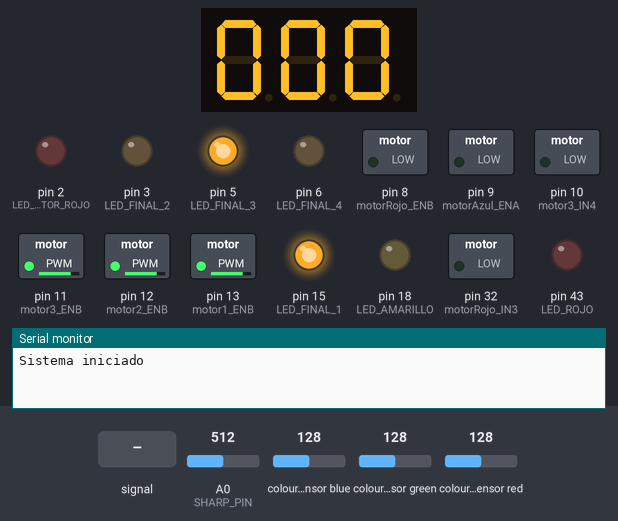
Bench run of a sketch on a simulated Arduino Mega 2560, built with avr-gcc and run on an emulated ATmega2560. On the bench: 3-digit seven-segment display, switched loads named in the sketch (green lamp = pin HIGH), output pins drawn as LEDs (lit = HIGH), the last lines printed to the serial monitor. Wiring (inferred from the names in the program): TCS3200 colour sensor: output pin 37; S2 pin 35; S3 pin 36; S0 pin 33; S1 pin 34; 3-digit 7-segment display, segments lit when HIGH: segments pin 28, pin 23, pin 29, pin 22, pin 25, pin 26, pin 24, pin 51, pin 52, pin 47, pin 53, pin 48, pin 50, pin 49, pin 65, pin 67, pin 62, pin 64, pin 63, pin 68, pin 66. Dashed ring = blinking. The test bench sets the inputs (shaded band); at power-on: colour sensor blue 128, colour sensor green 128, A0 (SHARP_PIN) = 512, colour sensor red 128. The segment pins are drawn as the display they are named for; pins used as bus, display or sensor lines are not drawn.

Above: at 1.2 s.
1.3 s: colour sensor blue set to 111
2.8 s: colour sensor blue set to 105
At 4.47 s:
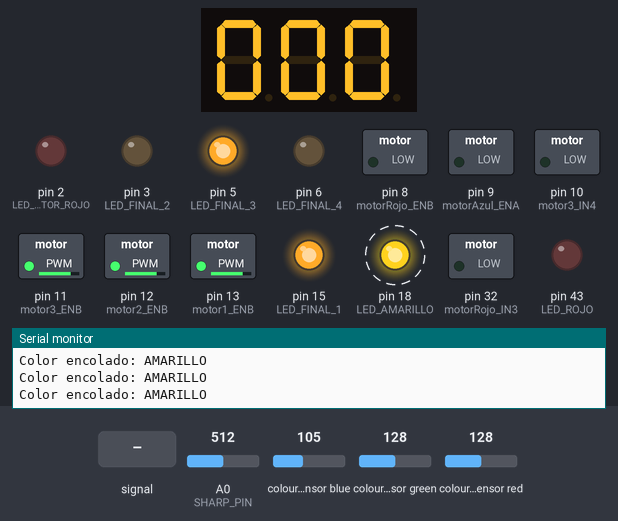
5.8 s: A0 (SHARP_PIN) fed a 1000 Hz sine of ±255 counts around its level
At 6.47 s:
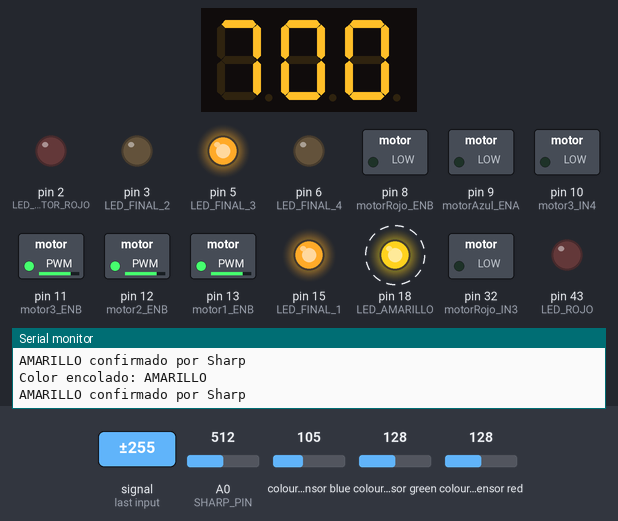
7.4 s: colour sensor blue set to 5
At 7.73 s:
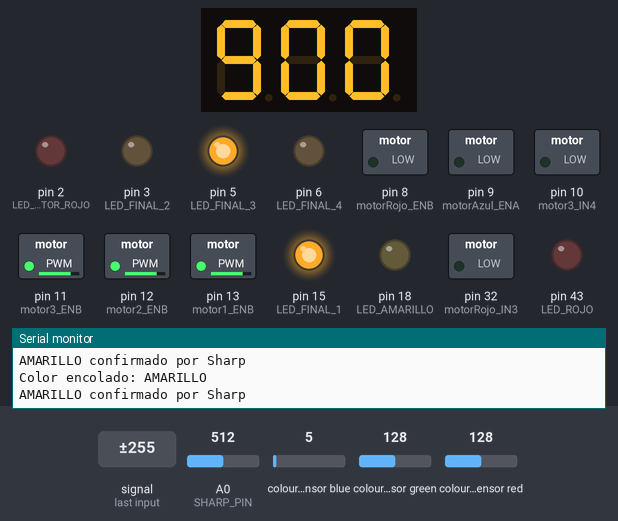
9.1 s: colour sensor green set to 5
At 10.77 s:
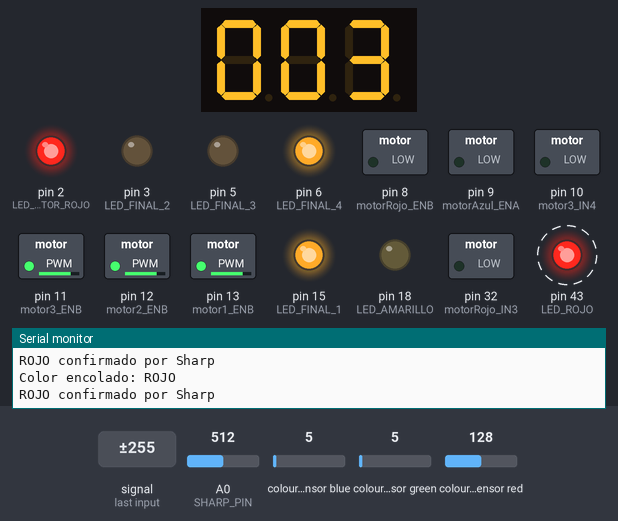
11.1 s: colour sensor green set to 64
At 11.5 s:
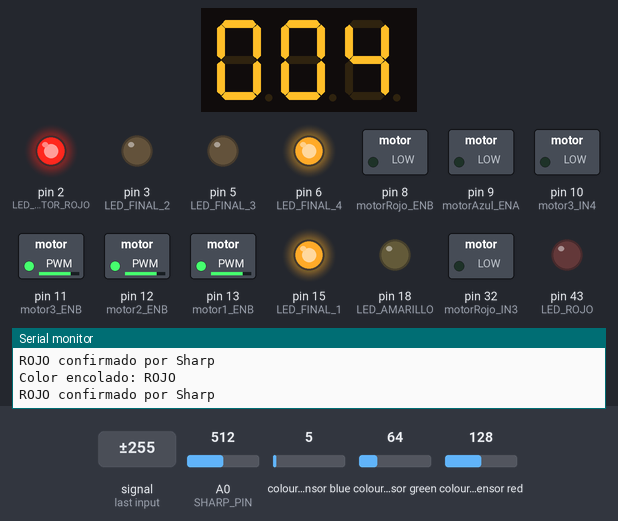
Timing chart, 0 to 13.6 s (numbered marks = the images above; inputs shaded):
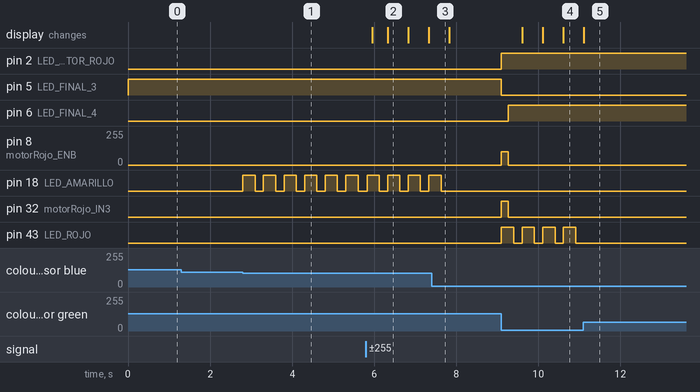

The sketch:

Conveyot_belt_color_sorter.ino
```cpp
// ============================================
// SISTEMA - DETECTA 3 COLORES
// CON 3 MOTORES + 2 DEFLECTORES (AZUL Y ROJO)
// VERSIÓN SIN FINALES DE CARRERA - POR TIEMPO
// SENSOR SHARP PARA CONFIRMAR LLEGADA
// ============================================

// --- DISPLAYS 7 SEGMENTOS ---
int pinesCentral[7]    = {28, 23, 29, 22, 25, 26, 24};
int pinesIzquierdo[7]  = {51, 52, 47, 53, 48, 50, 49};
int pinesDerecho[7]    = {65, 67, 62, 64, 63, 68, 66};

// --- MOTOR 1 (Banda principal) ---
const int motor1_IN3 = 30;
const int motor1_IN4 = 31;
const int motor1_ENB = 13;

// --- MOTOR 2 (Banda) ---
const int motor2_IN3 = 44;
const int motor2_IN4 = 45;
const int motor2_ENB = 12;

// --- MOTOR 3 (Banda) ---
const int motor3_IN3 = 46;
const int motor3_IN4 = 10;
const int motor3_ENB = 11;

// --- SENSOR COLOR ---
const int S0        = 33;
const int S1        = 34;
const int S2        = 35;
const int S3        = 36;
const int sensorOut = 37;

// --- SENSOR SHARP ---
const int SHARP_PIN    = A0;
// Si el sensor no detecta la última pieza, baja este valor (prueba 300 o 250)
const int SHARP_UMBRAL = 300;

// --- LEDS GENERALES ---
// LED_BANDA1(38), LED_BANDA2(39), LED_BANDA3(40) -> directo a 5V
// LED_D2(16), LED_SENSOR_COLOR, LED_SENSOR_INFRAROJO  -> directo a 5V
const int LED_AMARILLO = 18;
const int LED_AZUL     = 42;
const int LED_ROJO     = 43;

// --- LEDS INDICADORES DE MOTORREDUCTORES ---
const int LED_MOTOR_ROJO = 2;
const int LED_MOTOR_AZUL = 17;

// --- LEDS SIMULADOS DE FINALES DE CARRERA ---
const int LED_FINAL_1 = 15;  // Azul atras    -> enciende al completar retroceso
const int LED_FINAL_2 = 3;   // Azul adelante -> enciende al completar avance
const int LED_FINAL_3 = 5;   // Rojo atras    -> enciende al completar retroceso
const int LED_FINAL_4 = 6;   // Rojo adelante -> enciende al completar avance

// ============================================
// DEFLECTOR AZUL
// Pines 39 y 40 libres (antes LED_BANDA2/3)
// ============================================
const int motorAzul_ENA = 9;
const int motorAzul_IN1 = 40;
const int motorAzul_IN2 = 39;

bool activadoAzul = false;
int estadoDeflectorAzul = 0;
unsigned long tiempoInicioAzul = 0;
unsigned long tiempoEsperaAzul = 0;

const unsigned long TIEMPO_AVANCE_AZUL    = 170;
const unsigned long TIEMPO_ESPERA_AZUL    = 5000;
const unsigned long TIEMPO_RETROCESO_AZUL = 170;

// ============================================
// DEFLECTOR ROJO
// Pin 38 libre (antes LED_BANDA1)
// ============================================
const int motorRojo_ENB = 8;
const int motorRojo_IN3 = 32;
const int motorRojo_IN4 = 38;

bool activadoRojo = false;
int estadoDeflectorRojo = 0;
unsigned long tiempoInicioRojo = 0;
unsigned long tiempoEsperaRojo = 0;

const unsigned long TIEMPO_AVANCE_ROJO    = 170;
const unsigned long TIEMPO_ESPERA_ROJO    = 5000;
const unsigned long TIEMPO_RETROCESO_ROJO = 170;

// --- Contadores por color ---
int contadorAmarillo = 0;
int contadorAzul     = 0;
int contadorRojo     = 0;

// ============================================
// COLA DE COLORES PENDIENTES
// ============================================
const int TAM_COLA = 5;
int colaCola[TAM_COLA];
int colaInicio = 0;
int colaFin    = 0;
int colaTam    = 0;

void encolarColor(int color) {
  if (colaTam < TAM_COLA) {
    colaCola[colaFin] = color;
    colaFin = (colaFin + 1) % TAM_COLA;
    colaTam++;
  }
}

int desencolarColor() {
  if (colaTam == 0) return 0;
  int color = colaCola[colaInicio];
  colaInicio = (colaInicio + 1) % TAM_COLA;
  colaTam--;
  return color;
}

// --- Estado Sharp ---
bool sharpAnterior = false;

bool piezaEnProceso = false;
unsigned long tiempoInicioPieza = 0;
unsigned long tiempoLED = 0;
bool estadoLED     = false;
int colorActualLED = 0;

// Variables del sensor de color
int valorRojo  = 0;
int valorVerde = 0;
int valorAzul  = 0;

byte numeros[10] = {
  0b00111111, 0b00000110, 0b01011011, 0b01001111, 0b01100110,
  0b01101101, 0b01111101, 0b00000111, 0b01111111, 0b01101111
};

// ============================================
// SETUP
// ============================================
void setup() {
  // DISPLAYS
  for (int i = 0; i < 7; i++) {
    pinMode(pinesCentral[i],   OUTPUT);
    pinMode(pinesIzquierdo[i], OUTPUT);
    pinMode(pinesDerecho[i],   OUTPUT);
    digitalWrite(pinesCentral[i],   LOW);
    digitalWrite(pinesIzquierdo[i], LOW);
    digitalWrite(pinesDerecho[i],   LOW);
  }

  // MOTORES BANDAS
  pinMode(motor1_IN3, OUTPUT); pinMode(motor1_IN4, OUTPUT); pinMode(motor1_ENB, OUTPUT);
  pinMode(motor2_IN3, OUTPUT); pinMode(motor2_IN4, OUTPUT); pinMode(motor2_ENB, OUTPUT);
  pinMode(motor3_IN3, OUTPUT); pinMode(motor3_IN4, OUTPUT); pinMode(motor3_ENB, OUTPUT);

  // DEFLECTOR AZUL
  pinMode(motorAzul_IN1, OUTPUT);
  pinMode(motorAzul_IN2, OUTPUT);
  pinMode(motorAzul_ENA, OUTPUT);
  digitalWrite(motorAzul_IN1, LOW);
  digitalWrite(motorAzul_IN2, LOW);
  analogWrite(motorAzul_ENA, 0);

  // DEFLECTOR ROJO
  pinMode(motorRojo_IN3, OUTPUT);
  pinMode(motorRojo_IN4, OUTPUT);
  pinMode(motorRojo_ENB, OUTPUT);
  digitalWrite(motorRojo_IN3, LOW);
  digitalWrite(motorRojo_IN4, LOW);
  analogWrite(motorRojo_ENB, 0);

  // SENSOR COLOR
  pinMode(S0, OUTPUT); pinMode(S1, OUTPUT);
  pinMode(S2, OUTPUT); pinMode(S3, OUTPUT);
  pinMode(sensorOut, INPUT);

  // SENSOR SHARP
  pinMode(SHARP_PIN, INPUT);

  // LEDS
  pinMode(LED_AMARILLO,   OUTPUT);
  pinMode(LED_AZUL,       OUTPUT);
  pinMode(LED_ROJO,       OUTPUT);
  pinMode(LED_MOTOR_ROJO, OUTPUT);
  pinMode(LED_MOTOR_AZUL, OUTPUT);
  pinMode(LED_FINAL_1,    OUTPUT);
  pinMode(LED_FINAL_2,    OUTPUT);
  pinMode(LED_FINAL_3,    OUTPUT);
  pinMode(LED_FINAL_4,    OUTPUT);

  // Apagar todos los LEDs
  digitalWrite(LED_AMARILLO,   LOW);
  digitalWrite(LED_AZUL,       LOW);
  digitalWrite(LED_ROJO,       LOW);
  digitalWrite(LED_MOTOR_ROJO, LOW);
  digitalWrite(LED_MOTOR_AZUL, LOW);
  digitalWrite(LED_FINAL_1,    LOW);
  digitalWrite(LED_FINAL_2,    LOW);
  digitalWrite(LED_FINAL_3,    LOW);
  digitalWrite(LED_FINAL_4,    LOW);

  // Al arrancar ambos deflectores están en reposo (posición atrás)
  // Simulamos que los FC de atrás ya están activos
  digitalWrite(LED_FINAL_1, HIGH);
  digitalWrite(LED_FINAL_3, HIGH);

  digitalWrite(S0, HIGH);
  digitalWrite(S1, LOW);

  // Encender bandas
  digitalWrite(motor1_IN3, HIGH); digitalWrite(motor1_IN4, LOW); analogWrite(motor1_ENB, 200);
  digitalWrite(motor2_IN3, HIGH); digitalWrite(motor2_IN4, LOW); analogWrite(motor2_ENB, 200);
  digitalWrite(motor3_IN3, HIGH); digitalWrite(motor3_IN4, LOW); analogWrite(motor3_ENB, 200);

  mostrarTodosLosDisplay(0, 0, 0);

  Serial.begin(9600);
  Serial.println("Sistema iniciado");
}

// ============================================
// LOOP
// ============================================
void loop() {
  leerColoresRapido();
  detectarColorRapido();
  verificarSharp();

  if (estadoLED && millis() - tiempoLED > 300) {
    digitalWrite(LED_AMARILLO, LOW);
    digitalWrite(LED_AZUL,     LOW);
    digitalWrite(LED_ROJO,     LOW);
    estadoLED = false;
  }

  manejarDeflectorAzul();
  manejarDeflectorRojo();
}

// ============================================
// SENSOR SHARP
// ============================================
void verificarSharp() {
  int lectura    = analogRead(SHARP_PIN);
  bool hayObjeto = (lectura > SHARP_UMBRAL);

  // Flanco de bajada: el objeto acaba de pasar
  if (sharpAnterior && !hayObjeto) {
    int colorConfirmado = desencolarColor();

    if (colorConfirmado == 1) {
      contadorAmarillo++;
      if (contadorAmarillo > 9) contadorAmarillo = 0;
      mostrarEnDisplay(pinesCentral, contadorAmarillo);
      Serial.println("AMARILLO confirmado por Sharp");
    }
    else if (colorConfirmado == 2) {
      contadorRojo++;
      if (contadorRojo > 9) contadorRojo = 0;
      mostrarEnDisplay(pinesDerecho, contadorRojo);
      Serial.println("ROJO confirmado por Sharp");
    }
    else if (colorConfirmado == 3) {
      contadorAzul++;
      if (contadorAzul > 9) contadorAzul = 0;
      mostrarEnDisplay(pinesIzquierdo, contadorAzul);
      Serial.println("AZUL confirmado por Sharp");
    }
  }

  sharpAnterior = hayObjeto;
}

// ============================================
// SENSOR DE COLOR
// ============================================
void leerColoresRapido() {
  const int timeout = 5000;

  digitalWrite(S2, LOW);  digitalWrite(S3, LOW);
  valorRojo = pulseIn(sensorOut, LOW, timeout);
  if (valorRojo == 0) valorRojo = 999;

  digitalWrite(S2, LOW);  digitalWrite(S3, HIGH);
  valorAzul = pulseIn(sensorOut, LOW, timeout);
  if (valorAzul == 0) valorAzul = 999;

  digitalWrite(S2, HIGH); digitalWrite(S3, HIGH);
  valorVerde = pulseIn(sensorOut, LOW, timeout);
  if (valorVerde == 0) valorVerde = 999;
}

String detectarColorPorSensor() {
  if (valorRojo > 90 && valorVerde > 110 && valorAzul > 85)
    return "NADA";
  else if (valorRojo < 45 && valorVerde < 55 && valorAzul > 45 && valorAzul < 70)
    return "AMARILLO";
  else if (valorRojo < 60 && valorVerde > 80 && valorAzul > 60)
    return "ROJO";
  else if (valorAzul < 60 && valorRojo > 80 && valorVerde > 70)
    return "AZUL";
  else
    return "DESCONOCIDO";
}

void detectarColorRapido() {
  String color = detectarColorPorSensor();

  if (!piezaEnProceso) {
    if (color != "NADA" && color != "DESCONOCIDO") {
      piezaEnProceso    = true;
      tiempoInicioPieza = millis();

      if (color == "AMARILLO") {
        digitalWrite(LED_AMARILLO, HIGH);
        colorActualLED = 1;
      }
      else if (color == "ROJO") {
        digitalWrite(LED_ROJO, HIGH);
        colorActualLED = 2;
        if (estadoDeflectorRojo == 0) activadoRojo = true;
      }
      else if (color == "AZUL") {
        digitalWrite(LED_AZUL, HIGH);
        colorActualLED = 3;
        if (estadoDeflectorAzul == 0) activadoAzul = true;
      }

      tiempoLED = millis();
      estadoLED = true;
    }
  }
  else {
    unsigned long duracion = millis() - tiempoInicioPieza;
    if (color == "NADA" || duracion > 500) {
      if (duracion > 50 && colorActualLED != 0) {
        encolarColor(colorActualLED);
        Serial.print("Color encolado: ");
        Serial.println(colorActualLED == 1 ? "AMARILLO" : (colorActualLED == 2 ? "ROJO" : "AZUL"));
      }
      piezaEnProceso = false;
      colorActualLED = 0;
    }
  }
}

// ============================================
// DEFLECTOR AZUL (POR TIEMPO)
//
//  case 0 -> Reposo:        LED_FINAL_1 (pin 15) encendido
//  case 1 -> Avanzando:     ambos LEDs apagados
//  case 2 -> Extendido:     LED_FINAL_2 (pin 3)  encendido
//  case 3 -> Retrocediendo: ambos LEDs apagados
//  vuelve a case 0:         LED_FINAL_1 (pin 15) encendido
// ============================================
void manejarDeflectorAzul() {
  switch (estadoDeflectorAzul) {

    case 0:  // Reposo
      if (activadoAzul) {
        digitalWrite(LED_FINAL_1, LOW);    // apaga FC atras (sale de reposo)
        digitalWrite(LED_MOTOR_AZUL, HIGH);
        avanzarDeflectorAzul();
        tiempoInicioAzul    = millis();
        estadoDeflectorAzul = 1;
        Serial.println("Deflector AZUL avanzando");
      }
      break;

    case 1:  // Avanzando
      if (millis() - tiempoInicioAzul >= TIEMPO_AVANCE_AZUL) {
        detenerDeflectorAzul();
        digitalWrite(LED_FINAL_2, HIGH);   // enciende FC adelante (llegó)
        tiempoEsperaAzul    = millis();
        estadoDeflectorAzul = 2;
        Serial.println("Deflector AZUL en espera");
      }
      break;

    case 2:  // Espera en posición extendida
      if (millis() - tiempoEsperaAzul >= TIEMPO_ESPERA_AZUL) {
        digitalWrite(LED_FINAL_2, LOW);    // apaga FC adelante (empieza retroceso)
        regresarDeflectorAzul();
        tiempoInicioAzul    = millis();
        estadoDeflectorAzul = 3;
        Serial.println("Deflector AZUL retrocediendo");
      }
      break;

    case 3:  // Retrocediendo
      if (millis() - tiempoInicioAzul >= TIEMPO_RETROCESO_AZUL) {
        detenerDeflectorAzul();
        digitalWrite(LED_FINAL_1, HIGH);   // enciende FC atras (volvió a reposo)
        activadoAzul        = false;
        digitalWrite(LED_MOTOR_AZUL, LOW);
        estadoDeflectorAzul = 0;
        Serial.println("Deflector AZUL en reposo");
      }
      break;
  }
}

void avanzarDeflectorAzul() {
  digitalWrite(motorAzul_IN1, LOW);
  digitalWrite(motorAzul_IN2, HIGH);
  analogWrite(motorAzul_ENA, 100);
}

void regresarDeflectorAzul() {
  digitalWrite(motorAzul_IN1, HIGH);
  digitalWrite(motorAzul_IN2, LOW);
  analogWrite(motorAzul_ENA, 100);
}

void detenerDeflectorAzul() {
  analogWrite(motorAzul_ENA, 0);
  digitalWrite(motorAzul_IN1, LOW);
  digitalWrite(motorAzul_IN2, LOW);
}

// ============================================
// DEFLECTOR ROJO (POR TIEMPO)
//
//  case 0 -> Reposo:        LED_FINAL_3 (pin 5) encendido
//  case 1 -> Avanzando:     ambos LEDs apagados
//  case 2 -> Extendido:     LED_FINAL_4 (pin 6) encendido
//  case 3 -> Retrocediendo: ambos LEDs apagados
//  vuelve a case 0:         LED_FINAL_3 (pin 5) encendido
// ============================================
void manejarDeflectorRojo() {
  switch (estadoDeflectorRojo) {

    case 0:  // Reposo
      if (activadoRojo) {
        digitalWrite(LED_FINAL_3, LOW);    // apaga FC atras (sale de reposo)
        digitalWrite(LED_MOTOR_ROJO, HIGH);
        avanzarDeflectorRojo();
        tiempoInicioRojo    = millis();
        estadoDeflectorRojo = 1;
        Serial.println("Deflector ROJO avanzando");
      }
      break;

    case 1:  // Avanzando
      if (millis() - tiempoInicioRojo >= TIEMPO_AVANCE_ROJO) {
        detenerDeflectorRojo();
        digitalWrite(LED_FINAL_4, HIGH);   // enciende FC adelante (llegó)
        tiempoEsperaRojo    = millis();
        estadoDeflectorRojo = 2;
        Serial.println("Deflector ROJO en espera");
      }
      break;

    case 2:  // Espera en posición extendida
      if (millis() - tiempoEsperaRojo >= TIEMPO_ESPERA_ROJO) {
        digitalWrite(LED_FINAL_4, LOW);    // apaga FC adelante (empieza retroceso)
        regresarDeflectorRojo();
        tiempoInicioRojo    = millis();
        estadoDeflectorRojo = 3;
        Serial.println("Deflector ROJO retrocediendo");
      }
      break;

    case 3:  // Retrocediendo
      if (millis() - tiempoInicioRojo >= TIEMPO_RETROCESO_ROJO) {
        detenerDeflectorRojo();
        digitalWrite(LED_FINAL_3, HIGH);   // enciende FC atras (volvió a reposo)
        activadoRojo        = false;
        digitalWrite(LED_MOTOR_ROJO, LOW);
        estadoDeflectorRojo = 0;
        Serial.println("Deflector ROJO en reposo");
      }
      break;
  }
}

void avanzarDeflectorRojo() {
  digitalWrite(motorRojo_IN3, HIGH);
  digitalWrite(motorRojo_IN4, LOW);
  analogWrite(motorRojo_ENB, 100);
}

void regresarDeflectorRojo() {
  digitalWrite(motorRojo_IN3, LOW);
  digitalWrite(motorRojo_IN4, HIGH);
  analogWrite(motorRojo_ENB, 100);
}

void detenerDeflectorRojo() {
  analogWrite(motorRojo_ENB, 0);
  digitalWrite(motorRojo_IN3, LOW);
  digitalWrite(motorRojo_IN4, LOW);
}

// ============================================
// DISPLAYS 7 SEGMENTOS
// ============================================
void mostrarEnDisplay(int pines[], int contador) {
  int digito = contador % 10;
  if (contador > 9 && digito == 0) digito = 1;
  for (int i = 0; i < 7; i++) {
    digitalWrite(pines[i], bitRead(numeros[digito], i));
  }
}

void mostrarTodosLosDisplay(int amarillo, int azul, int rojo) {
  int digitoAmarillo = amarillo % 10;
  int digitoAzul     = azul     % 10;
  int digitoRojo     = rojo     % 10;
  for (int i = 0; i < 7; i++) {
    digitalWrite(pinesCentral[i],   bitRead(numeros[digitoAmarillo], i));
    digitalWrite(pinesIzquierdo[i], bitRead(numeros[digitoAzul],     i));
    digitalWrite(pinesDerecho[i],   bitRead(numeros[digitoRojo],     i));
  }
}
```

Measured:
- the behaviour switches between 108 and 107 on colour sensor blue (found by bisection; images 0 and 1)
- after the input at 1.3 s, every drawn part: stays the same
- after the input at 2.8 s, pin 18 (LED_AMARILLO): alternates HIGH for 0.30 s and LOW for 0.20 s, starting at once
- after the input at 5.8 s, the display: first changes after 0.15 s (image 2 shows a later state)
- after the input at 7.4 s, pin 18 (LED_AMARILLO): goes on until 7.6 s, then stays LOW
- after the input at 9.1 s, pin 2 (LED_MOTOR_ROJO): LOW → HIGH at once; pin 5 (LED_FINAL_3): HIGH → LOW at once
- after the input at 11.1 s, pin 43 (LED_ROJO): stops changing and stays LOW
- what the display in image 2 shows lasts 0.5 s, from 6.3 s to 6.8 s
